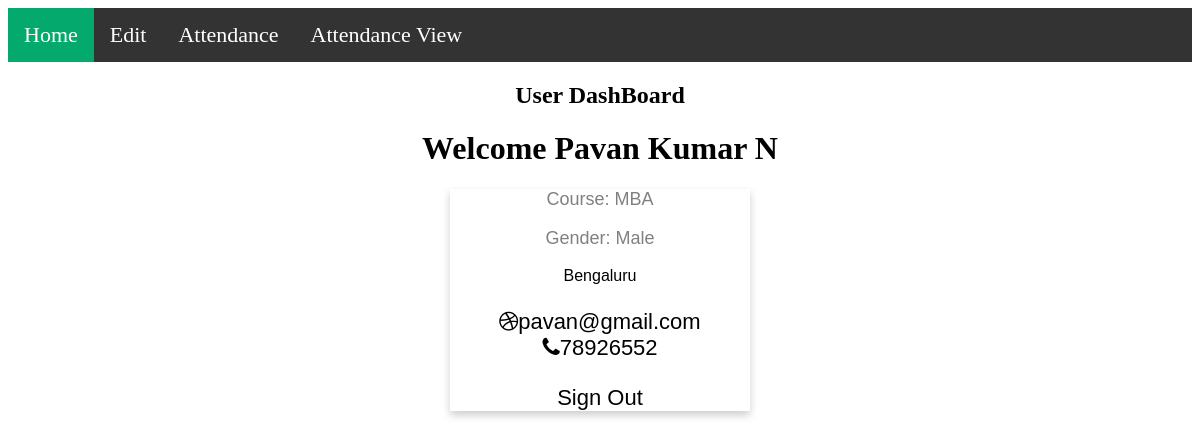
The page /user (signed in) on the database its author committed.
### tables this page shows
CREATE TABLE `Employee` (
  `employee_id` int(3) NOT NULL,
  `firstname` varchar(255) NOT NULL,
  `middlename` varchar(255) NOT NULL,
  `lastname` varchar(255) NOT NULL,
  `course` varchar(255) NOT NULL,
  `gender` varchar(25) NOT NULL,
  `phone` int(10) NOT NULL,
  `email` varchar(255) NOT NULL,
  `password` varchar(255) NOT NULL,
  `address` longtext NOT NULL,
  `username` varchar(255) NOT NULL
);

### user/index.php (the view, shortened to what this page needs)
<?php session_start();
include "Includes/db.php";
?>
<!DOCTYPE html>
<html>
<head>
<link rel="stylesheet" href="https://cdnjs.cloudflare.com/ajax/libs/font-awesome/4.7.0/css/font-awesome.min.css">
</head>
<body>
<ul>
  <li><a class="active" href="">Home</a></li>
  <li><a href="edit.php">Edit</a></li>
  <li><a href="attendance.php">Attendance</a></li>
  <li><a href="view.php">Attendance View</a></li>
</ul>
  <?php
  $id=$_SESSION['employee_id'];
  $sql6="SELECT * FROM `Employee` WHERE `employee_id`='{$id}';";
  $result6=mysqli_query($connection,$sql6);
  $row2=mysqli_fetch_assoc($result6);
  ?>
<h2 style="text-align:center">User DashBoard</h2>
<h1 style="text-align:center">Welcome <?php echo $row2['firstname'].' '.$row2['middlename'].' '.$row2['lastname'];?></h1>
<div class="card">
  <p class="title">
    <label for="">Course:</label>
    <?php echo $row2['course'];?></p>
    <p class="title">
    <label for="">Gender:</label>
    <?php echo $row2['gender'];?></p>
  <p><?php echo $row2['address'];?></p>
  <div style="margin: 24px 0;">
    <a href="#"><i class="fa fa-dribbble"></i><?php echo $row2['email'];?></a>
 <br>   <a href="#"><i class="fa fa-phone"></i><?php echo $row2['phone'];?></a>
  </div>
  <p><a href="signout.php">Sign Out</a></p>
</div>
</body>
</html>

### user/index.php (style rules this page uses)
.card { box-shadow: 0 4px 8px 0 rgba(0, 0, 0, 0.2); max-width: 300px; margin: auto; text-align: center; font-family: arial; }
.title { color: grey; font-size: 18px; }
a { text-decoration: none; font-size: 22px; color: black; }
ul { list-style-type: none; margin: 0; padding: 0; overflow: hidden; background-color: #333; }
li { float: left; }
li a { display: block; color: white; text-align: center; padding: 14px 16px; text-decoration: none; }
.active { background-color: #04AA6D; }

### rows shown on the page
employee: firstname "Pavan", middlename "Kumar", lastname "N", course "MBA", gender "Male", address "Bengaluru", email "pavan@gmail.com", phone "78926552"
